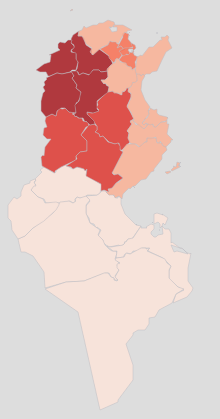

Generate this figure with R:
library(maptools)
library(sp)
library(shapefiles)
library(leaflet)
library(rgdal)
library(sf)
library(readxl)
library(nlme)
library(raster)

region <- read_excel("region-1.xlsx")


fdc <- readShapePoly("C:/Users/KATHY/Desktop/travail/Tunisie_snuts4.shp")
fdc
plot(fdc1)
fdc1<- getData(name="GADM", country="TUN", level=1)
plot(fdc1)
i=match(fdc1$HASC_1,region$code)

fdc1a=cbind.Spatial(fdc1,region[i,])
xv=fdc1a@data$Enfants.economiquement.occupes


MyPaletteColor <- colorBin("Reds", NULL,7)
my_popup <- paste0("<strong>",fdc1a@data$X__1,"</strong>",xv,"")
mm<-leaflet(data = fdc1a) %>%
       addProviderTiles("CartoDB.Positron") %>%
       addPolygons(fillColor = ~MyPaletteColor(xv), 
                                     fillOpacity = 0.8, 
                                     color = "#BDBDC3", 
                                     weight = 1, 
                                     popup = my_popup)
mm

xa=fdc1a@data$Population.totale.d.enfants.ages.de.5.a.17ans
my_popup <- paste0("<strong>",fdc1a@data$X__1,"</strong>",xa,"")
ma<-leaflet(data = fdc1a) %>%
  addProviderTiles("CartoDB.Positron") %>%
  addPolygons(fillColor = ~MyPaletteColor(xa), 
              fillOpacity = 0.8, 
              color = "#BDBDC3", 
              weight = 1, 
              popup = my_popup)
ma

xb=fdc1a@data$enfants.dans.le.travail.des.enfants
my_popup <- paste0("<strong>",fdc1a@data$X__1,"</strong>",xb,"")
mb<-leaflet(data = fdc1a) %>%
  addProviderTiles("CartoDB.Positron") %>%
  addPolygons(fillColor = ~MyPaletteColor(xb), 
              fillOpacity = 0.8, 
              color = "#BDBDC3", 
              weight = 1, 
              popup = my_popup)
mb


xc=fdc1a@data$enfants.dans.les.travaux.dangereux
my_popup <- paste0("<strong>",fdc1a@data$X__1,"</strong>",xc,"")
mc<-leaflet(data = fdc1a) %>%
  addProviderTiles("CartoDB.Positron") %>%
  addPolygons(fillColor = ~MyPaletteColor(xc), 
              fillOpacity = 0.8, 
              color = "#BDBDC3", 
              weight = 1, 
              popup = my_popup)
mc
